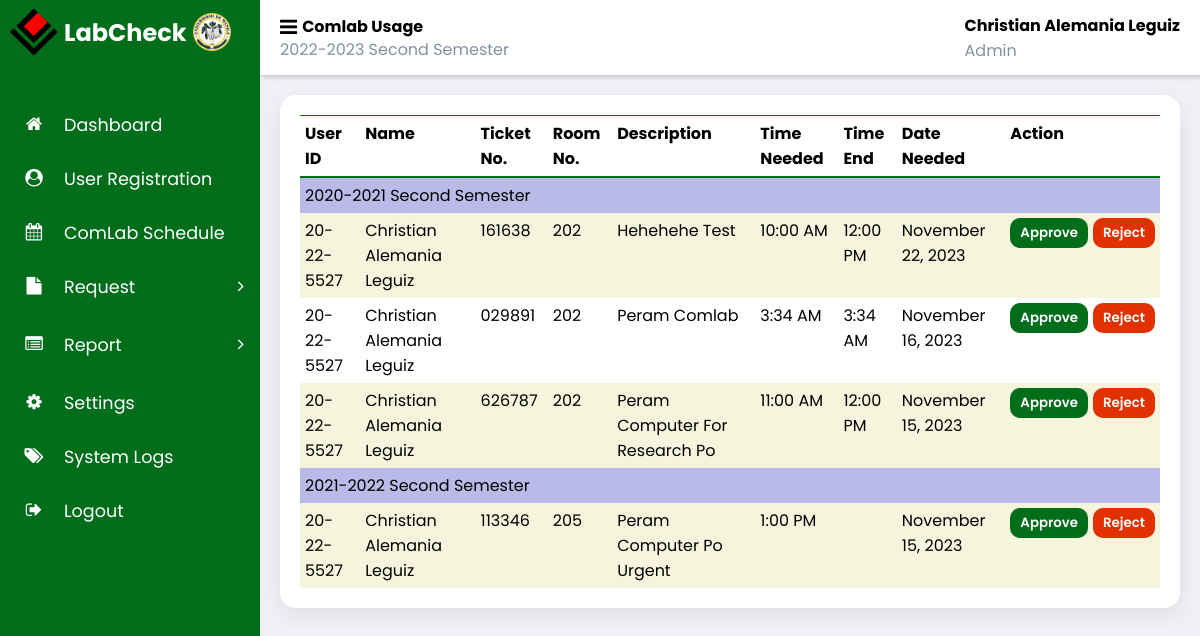
/admin_labcheck/comlab_usage.php (signed in), run on an earlier commit of the app's database.
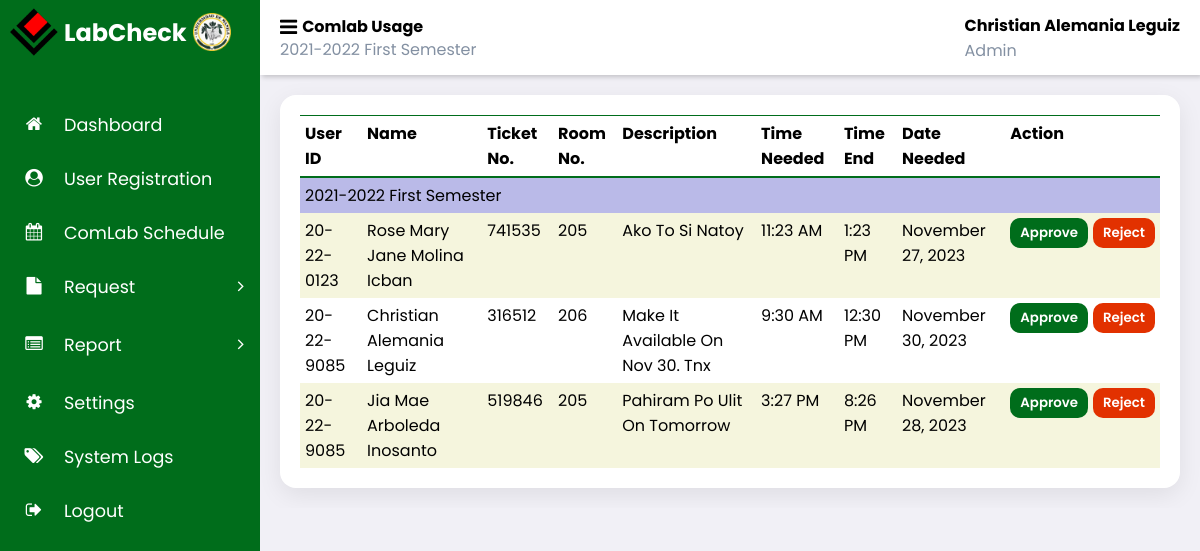
And on a later commit of the database.
### tables this page shows
CREATE TABLE `request` (
  `request_id` int(11) NOT NULL,
  `ticket_no` varchar(6) NOT NULL,
  `user_id` varchar(20) NOT NULL,
  `name` varchar(50) NOT NULL,
  `description` varchar(250) NOT NULL,
  `time` time NOT NULL,
  `time_end` time DEFAULT NULL,
  `date` date NOT NULL,
  `room_id` int(11) NOT NULL,
  `request_type` enum('comlab usage','repair','equipment') NOT NULL,
  `status` enum('pending','approve','reject','resolved') NOT NULL DEFAULT 'pending',
  `feedback` varchar(250) DEFAULT NULL,
  `school_year` varchar(20) NOT NULL,
  `semester` varchar(20) NOT NULL,
  `notify` tinyint(1) NOT NULL DEFAULT 0
);

### admin_labcheck/comlab_usage.php (the view, shortened to what this page needs)
<?php
    $page = "Comlab Usage";
    include '../partial/admin_sidebar.php';
    include '../partial/header.php';
    $requestType = "comlab usage";
    $status = "pending";
    try {
        require_once "../connection/database.php";
        $sql='SELECT r.request_id, r.ticket_no, r.user_id, r.name, r.description, r.time, r.time_end, r.date, r.room_id, r.feedback, r.school_year, r.semester
            FROM request r
            JOIN academic_year ay
            ON r.school_year = ay.school_year AND r.semester = ay.semester
            WHERE ay.status = 1
            AND r.request_type = ?
            AND r.status = ?
            ORDER BY  r.school_year, r.semester, r.request_id DESC';
        $stmt = $conn->prepare($sql);
        $stmt->bind_param('ss', $requestType, $status);
        $stmt->execute();
        $result = $stmt->get_result();
    } catch (Exception $e) {
        die('Database error: ' . $e->getMessage());
    }
?>
<body>
    <main class="comlab-usage">
        <div class="table-container">
                <table class="table-header">
                    <thead>
                        <tr>
                            <th>User ID</th>
                            <th>Name</th>
                            <th>Ticket No.</th>
                            <th>Room No.</th>
                            <th>Description</th>
                            <th>Time Needed</th>
                            <th>Time End</th>
                            <th>Date Needed</th>
                            <th>Action</th>
                        </tr>
                    </thead>
                    <tbody id="reportTable" class="table-body">
                        <?php
                            $currentSchoolYear = '';
                            $currentSemester = '';
                            while ($row = $result->fetch_assoc()): ?>
                            <?php
                                $time = strtotime($row['time']);
                                $formattedTime = date("g:i A", $time);
                                $time_end = strtotime($row['time_end']);
                                $formattedEndTime = $time_end !== false ? date("g:i A", $time_end) : ' ';
                                $date = strtotime($row['date']);
                                $formattedDate = date("F j, Y ", $date);
                                $schoolYear = $row['school_year'];
                                $semester = $row['semester'];
                            ?>
                            <?php if ($currentSchoolYear != $schoolYear || $currentSemester != $semester): ?>
                                <tr>
                                    <td data-cell="School Year and Semester" colspan="9" class="group-header">
                                         <?php echo $schoolYear. ' ' .$semester; ?>
                                    </td>
                                </tr>
                            <?php
                            $currentSchoolYear = $schoolYear;
                            $currentSemester = $semester;
                            endif; ?>
                                <td data-cell="User Id"><?php echo htmlspecialchars($row['user_id']); ?></td>
                                <td data-cell="Name"><?php echo htmlspecialchars(ucwords($row['name'])); ?></td>
                                <td data-cell="Ticket No"><?php echo htmlspecialchars($row['ticket_no']); ?></td>
                                <td data-cell="Room"><?php echo htmlspecialchars($row['room_id']); ?></td>
                                <td data-cell="Description"><?php echo htmlspecialchars(ucwords($row['description'])); ?></td>
                                <td data-cell="Time Needed"><?php echo $formattedTime; ?></td>
                                <td data-cell="Time End"><?php echo $formattedEndTime; ?></td>
                                <td data-cell="Date Needed"><?php echo $formattedDate; ?></td>
                                <td data-cell="Action">
                                    <div class="action-flex">
                                    <form action="../includes/process_comlab_usage.php" method="post" class="approval-form">
                                        <button type="submit" onclick="return confirmApproval()" name="approve">Approve</button>
                                    </form>
                                    <form action="../includes/process_comlab_usage.php" method="post" class="rejection-form">
                                        <button type="button" onclick="showRejectionReason(this)">Reject</button>
                                    </form>
                                    </div>
                                </td>
                        <?php endwhile; ?>
                    </tbody>
                </table>
            </div>
    </main>
</body>
</html>

### partial/admin_sidebar.php (shortened to what this page needs)
<!DOCTYPE html>
<html lang="en">
<head>
	<link href='https://unpkg.com/boxicons@2.0.9/css/boxicons.min.css' rel='stylesheet'>
    <link rel="stylesheet" href="https://maxst.icons8.com/vue-static/landings/line-awesome/line-awesome/1.3.0/css/line-awesome.min.css">
	<link rel="stylesheet" href="https://maxst.icons8.com/vue-static/landings/line-awesome/line-awesome/1.3.0/css/line-awesome.min.css">
    <link rel="stylesheet" href="https://cdnjs.cloudflare.com/ajax/libs/font-awesome/4.7.0/css/font-awesome.min.css">
    <link rel="stylesheet" href="../css/admin-style.css">
	<link rel="stylesheet" href="../request-notification/notification.css">
</head>
<body>
	<section id="sidebar">
		<a href="#" class="brand"><img src="../images/labcheck_logo.png" class="logo-sidebar"> LabCheck <img src="../images/udm_logo.png" class="logo-sidebar-udm"> </a>
		<ul class="side-menu">
			<li><a href="home.php"><i class='fa fa-home icon' ></i> Dashboard</a></li>
			<li><a href="user_register.php"><i class='fa fa-user-circle icon' ></i> User Registration</a></li>
			<li><a href="complab_schedule.php"><i class='fa fa-calendar icon' ></i> ComLab Schedule</a></li>
			<li>
				<a><i class='fa fa-file icon' ></i> Request <span id="requestIndication" class="notification-indicator"></span><i class='fa fa-angle-right icon-right' ></i></a>
			</li>
            <li>
				<a ><i class='fa fa-list-alt icon' ></i> Report <i class='fa fa-angle-right icon-right' ></i></a>
			</li>
            <li><a href="settings.php"><i class='fa fa-cog icon' ></i> Settings</a></li>
			<li><a href="system_logs.php"><i class='fa fa-tags icon' ></i> System Logs</a></li>
            <li><a href="../includes/logout.php"><i class='fa fa-sign-out icon' ></i> Logout</a></li>
		</ul>
	</section>

### partial/header.php (shortened to what this page needs)
<section id="content">
		<nav>
            <div>
				<div class="hamburger-row">
					<span class="fa fa-bars toggle-sidebar"></span>
					<h2 class="hamburger-text">
						<?=$page?>
					</h2>
				</div>
				<div class="acad-year">
				<?= $_SESSION['school_year']?> <?= $_SESSION['semester']?>
				</div>
            </div>
            <div>
				<div class="name-usertype">
					<h4>
						<?=$_SESSION['name']?>
					</h4>
					<small>Admin</small>
				</div>
			</div>
		</nav>

### css/admin-style.css (style rules this page uses)
* { font-family: 'Poppins', sans-serif; margin: 0; padding: 0; box-sizing: border-box; }
:root { --grey: #F1F0F6; --light: #006d1b; --dark: #fff; --light-green: #eff1ed; --blue: #fff; --main-color: #006d1b; --color-dark: #1D2231; --text-grey: #8390A2; }
html { overflow-x: hidden; }
body { background: var(--grey); overflow-x: hidden; background-image: url('../images/bg.png'); background-repeat: no-repeat; background-attachment: fixed; background-size: cover; }
a { text-decoration: none; color: var(--color-dark) }
li { list-style: none; }
a { text-decoration: none; }
.hamburger-row { display: flex; justify-content: flex-start; align-items: center; gap: 5px; font-size: clamp(0.5rem, 2.0vw, 1rem); line-height: 0.8; }
.hamburger-text { font-size: clamp(0.5rem, 2.0vw, 1rem); }
.acad-year { color: var(--text-grey); font-size: clamp(0.5rem, 2.0vw, 1rem); line-height: 1; }
.name-usertype h4 { font-size: clamp(0.4rem, 2.0vw, 1rem); text-transform: capitalize; }
.name-usertype small { font-size: clamp(0.5rem, 2.0vw, 1rem); color: var(--text-grey); }
#sidebar { position: fixed; max-width: 260px; width: 100%; background: var(--main-color); top: 0; left: 0; height: 100%; overflow-y: auto; scrollbar-width: none; transition: all .3s ease; z-index: 200; }
#sidebar .brand { font-size: 24px; display: flex; align-items: center; height: 64px; font-weight: 700; color: var(--blue); position: sticky; top: 0; left: 0; z-index: 100; background: var(--light); transition: all .3s ease; padding: 0 10px; gap: 6px; }
.logo-sidebar { width: 48px; }
.logo-sidebar-udm { width: 38px; }
#sidebar .icon { min-width: 48px; display: flex; justify-content: center; align-items: center; margin-right: 6px; }
#sidebar .icon-right { margin-left: auto; transition: all .3s ease; }
#sidebar .side-menu { margin: 36px 0; padding-left: 10px; transition: all .3s ease; }
#sidebar .side-menu a { display: flex; align-items: center; width: auto; font-size: 17.6px; color: var(--dark); padding: 12px 16px 12px 0; transition: all .3s ease; border-radius: 25px; margin: 4px 0; white-space: nowrap; border-top-right-radius: 0; border-bottom-right-radius: 0; }
#content { position: relative; width: calc(100% - 260px); left: 260px; transition: all .3s ease; border-top-right-radius: 0; border-bottom-right-radius: 0; }
nav { background: #fff; height: 75px; padding: 0 20px; display: flex; align-items: center; grid-gap: 15px; position: sticky; top: 0; left: 0; z-index: 100; box-shadow: 2px 2px 5px rgba(0, 0, 0, 0.2); justify-content: space-between; }
nav > div { display: grid; gap: 5px; }
nav .toggle-sidebar { font-size: 20px; cursor: pointer; }
.user-reg-box, .comlab-usage, .request-equipment, .terminal-repair, .settings { display: flex; gap: 10px; margin-bottom: 10px; justify-content: space-between; background: #fff; padding: 20px; border-radius: 1rem; flex-direction: column; box-shadow: 0 7px 25px rgba(0, 0, 0, 0.08); margin: 20px; position: relative; }
.table-container { width: 100%; overflow: auto; }
.action-flex { display: flex; align-items: center; gap: 5px; }
.group-header { background-color: rgb(186, 186, 232); }
td button { padding: 5px 10px; color: #fff; background-color: var(--main-color); border: var(--main-color); font-weight: 600; border-radius: 10px; justify-self: flex-start; }
th { border-top: solid 1px var(--main-color); border-bottom: solid 2px var(--main-color); }
table { width: 100%; border-collapse: collapse; overflow: auto; }
tbody { width: 100%; }
th, td { text-align: left; vertical-align: top; padding: 5px; word-wrap: break-word; }
.rejection-form button { background-color: rgb(219, 60, 60); cursor: pointer; }
.rejection-form button { background: #e23100; border:none; padding: 5px 10px; color: #fff; font-weight: 600; border-radius: 10px; }

What changed in the data, as far as the page shows it:
removed request: school_year "2020-2021", semester "Second Semester", user "20-22-5527", name "Christian Alemania Leguiz", ticket_no "161638", room "202", description "Hehehehe Test", time "10:00 AM", time_end "12:00 PM", date "November 22, 2023"
removed request: user "20-22-5527", name "Christian Alemania Leguiz", ticket_no "029891", room "202", description "Peram Comlab", time "3:34 AM", time_end "3:34 AM", date "November 16, 2023"
removed request: user "20-22-5527", name "Christian Alemania Leguiz", ticket_no "626787", room "202", description "Peram Computer For Research Po", time "11:00 AM", time_end "12:00 PM", date "November 15, 2023"
removed request: school_year "2021-2022", semester "Second Semester", user "20-22-5527", name "Christian Alemania Leguiz", ticket_no "113346", room "205", description "Peram Computer Po Urgent", time "1:00 PM", date "November 15, 2023"
added request: school_year "2021-2022", semester "First Semester", user "20-22-0123", name "Rose Mary Jane Molina Icban", ticket_no "741535", room "205", description "Ako To Si Natoy", time "11:23 AM", time_end "1:23 PM", date "November 27, 2023"
added request: user "20-22-9085", name "Christian Alemania Leguiz", ticket_no "316512", room "206", description "Make It Available On Nov 30. Tnx", time "9:30 AM", time_end "12:30 PM", date "November 30, 2023"
added request: user "20-22-9085", name "Jia Mae Arboleda Inosanto", ticket_no "519846", room "205", description "Pahiram Po Ulit On Tomorrow", time "3:27 PM", time_end "8:26 PM", date "November 28, 2023"
Also different on the page:
$_SESSION['school_year']: "2022-2023" → "2021-2022"
$_SESSION['semester']: "Second Semester" → "First Semester"
